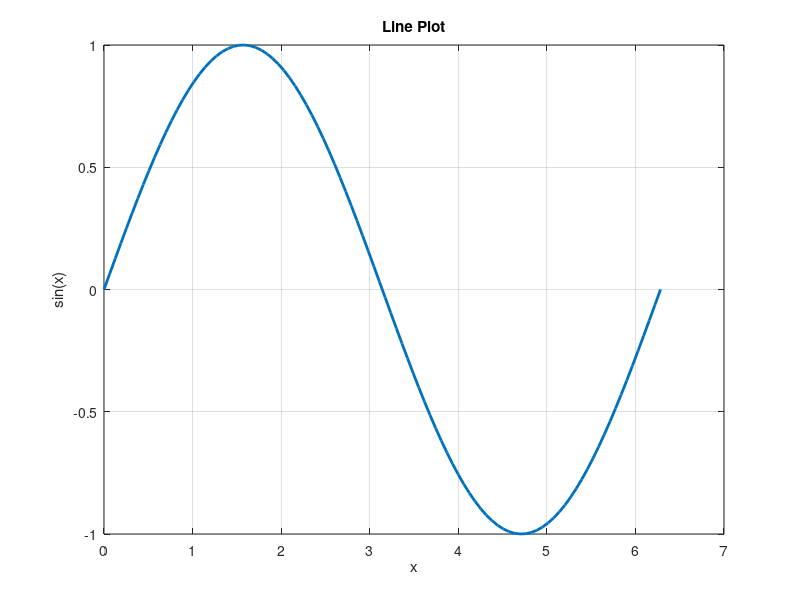
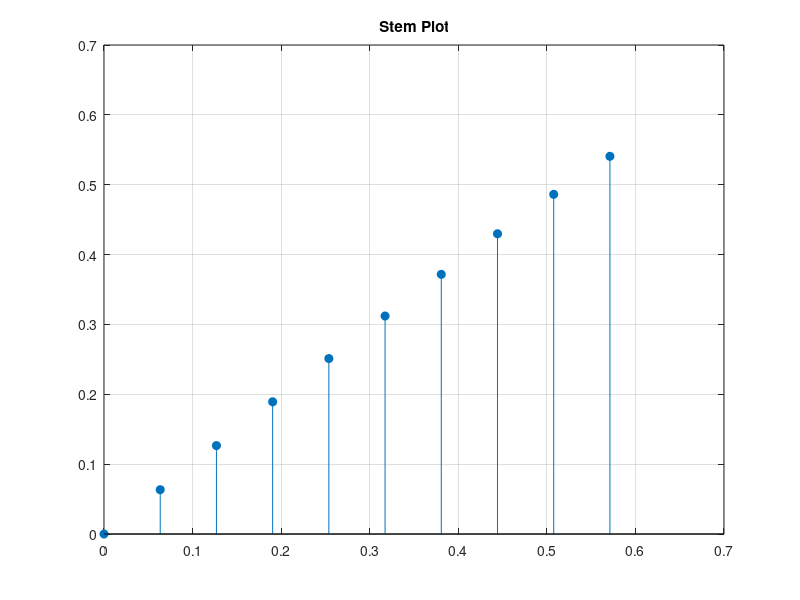
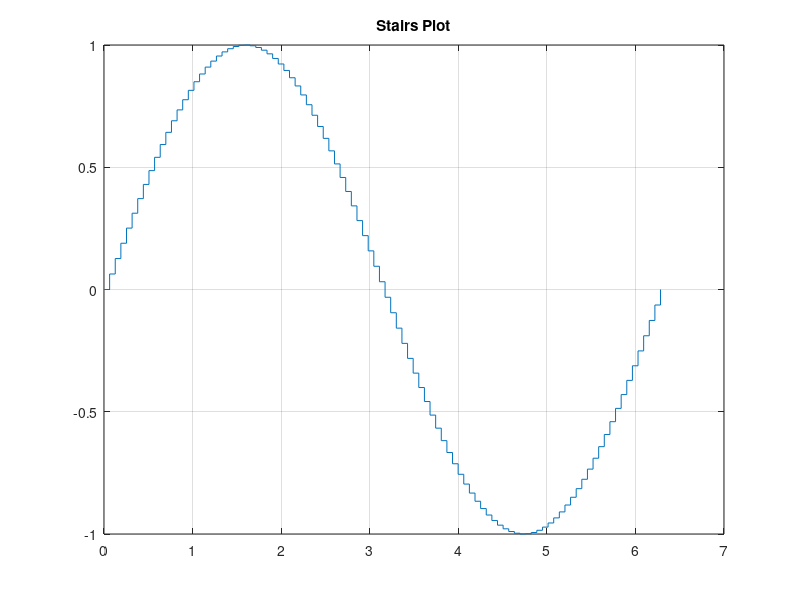
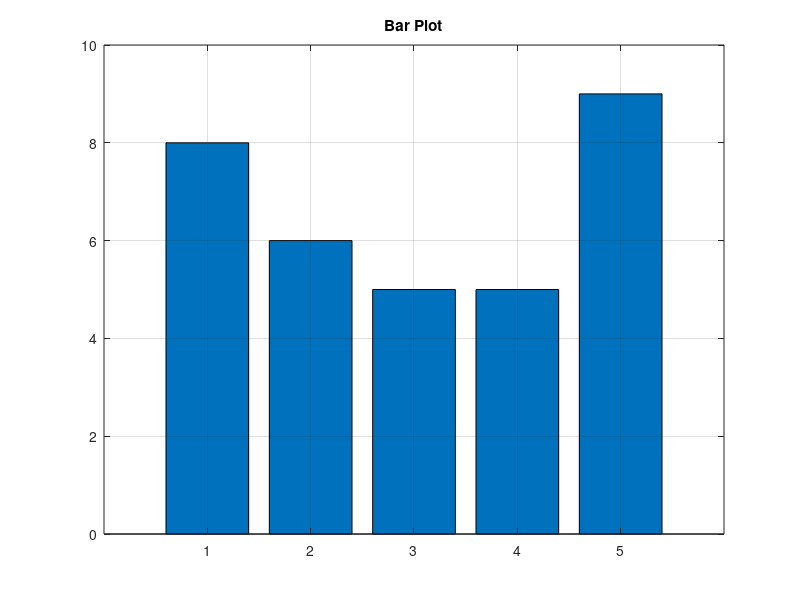

MATLAB code to generate these figures, in order:
function allPlots()
    %% 1. plot - Line plot
    x = linspace(0, 2*pi, 100);
    y = sin(x);
    figure('Name','Line Plot'); plot(x, y, 'LineWidth', 2); grid on; title('Line Plot'); xlabel('x'); ylabel('sin(x)');

    %% 2. stem - Discrete data
    figure('Name','Stem Plot'); stem(x(1:10), y(1:10), 'filled'); grid on; title('Stem Plot');

    %% 3. stairs - Step plot
    figure('Name','Stairs Plot'); stairs(x, y); grid on; title('Stairs Plot');

    %% 4. bar - Bar chart
    data = randi(10, 1, 5);
    figure('Name','Bar Plot'); bar(data); title('Bar Plot'); grid on;

    %% 5. barh - Horizontal bar
    figure('Name','Horizontal Bar'); barh(data); title('Horizontal Bar Plot'); grid on;

    %% 6. pie - Pie chart
    figure('Name','Pie Chart'); pie([2, 3, 1, 4]); title('Pie Chart');

    %% 7. scatter - Scatter plot
    x = randn(100, 1); y = randn(100, 1);
    figure('Name','Scatter Plot'); scatter(x, y, 36, y, 'filled'); title('Scatter Plot'); colorbar;

    %% 8. area - Area plot
    x = linspace(0, 2*pi, 100); y = abs(sin(x));
    figure('Name','Area Plot'); area(x, y); title('Area Plot'); grid on;

    %% 9. fill - Filled 2D shape
    x = [1 2 3 4]; y = [1 3 2 1];
    figure('Name','Fill Plot'); fill(x, y, 'magenta'); title('Fill Plot');

    %% 10. histogram - Histogram
    data = randn(1000, 1);
    figure('Name','Histogram'); hist(data); title('Histogram');

    %% 11. boxplot - Box plot
    data = randn(100, 4);
    figure('Name','Box Plot'); boxplot(data); title('Box Plot');

    %% 12. heatmap
    data = randi(100, 10, 10);
    figure('Name','Heatmap'); data = randi(100, 10, 10);
    figure('Name','Heatmap (pcolor)');
    pcolor(data);
    shading interp;
    colorbar;
    title('Heatmap via pcolor');
    title('Heatmap');

    %% 13. contour - Contour plot
    [X, Y] = meshgrid(-3:0.1:3, -3:0.1:3);
    Z = peaks(X, Y);
    figure('Name','Contour'); contour(X, Y, Z); title('Contour Plot');

    %% 14. contourf - Filled contour
    figure('Name','Filled Contour'); contourf(X, Y, Z); title('Filled Contour Plot'); colorbar;

    %% 15. surf - Surface plot
    figure('Name','Surface'); surf(X, Y, Z); title('3D Surface'); shading interp; colorbar;

    %% 16. mesh - Wireframe mesh
    figure('Name','Mesh'); mesh(X, Y, Z); title('Mesh Plot');

    %% 17. plot3 - 3D line
    t = linspace(0, 10, 100); x = sin(t); y = cos(t); z = t;
    figure('Name','3D Line'); plot3(x, y, z); title('3D Line Plot'); grid on;

    %% 18. scatter3
    figure('Name','3D Scatter'); scatter3(randn(100,1), randn(100,1), randn(100,1), 36, 'filled'); title('3D Scatter');

    %% 19. quiver
    [Xq, Yq] = meshgrid(-2:0.5:2);
    U = cos(Xq); V = sin(Yq);
    figure('Name','Quiver'); quiver(Xq, Yq, U, V); title('Quiver Plot');

    %% 20. polarplot
    theta = linspace(0, 2*pi, 100); r = abs(sin(2*theta));
    figure('Name','Polar Plot'); polar(theta, r); title('Polar Plot');

    %% 21. compass
    figure('Name','Compass Plot'); compass(randn(10,1), randn(10,1)); title('Compass Plot');

    %% 22. loglog
    x = logspace(0.1, 2, 100); y = x.^2;
    figure('Name','Log-Log Plot'); loglog(x, y); grid on; title('Log-Log Plot');

    %% 23. semilogx
    figure('Name','Semilog X'); semilogx(x, y); grid on; title('Semilog X Plot');

    %% 24. semilogy
    figure('Name','Semilog Y'); semilogy(x, y); grid on; title('Semilog Y Plot');

    %% 25. imagesc
    figure('Name','Imagesc Plot'); imagesc(peaks(30)); colorbar; title('Imagesc Plot');

    disp('Semua plot telah ditampilkan.');
end
